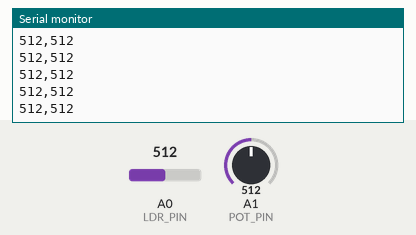
A sketch run on a simulated Arduino Uno, built with avr-gcc and run on an emulated ATmega328P. On the bench: the last lines printed to the serial monitor. Inputs (shaded band) come from the test bench; at power-on: A0 (LDR_PIN) = 512, A1 (POT_PIN) = 512.

Above: at 1.2 s.
1.3 s: A0 (LDR_PIN) set to 716
At 1.31 s:
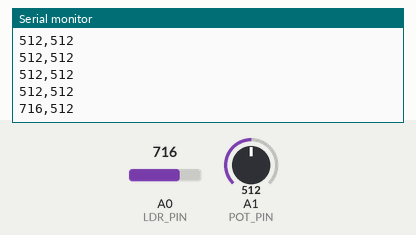
2.8 s: A1 (POT_PIN) set to 716
At 2.82 s:
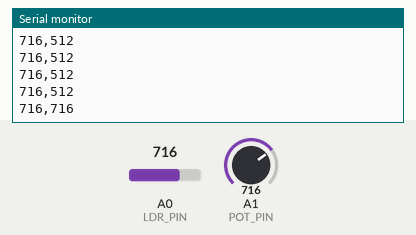
4.3 s: A0 (LDR_PIN) set to 900
At 4.33 s:
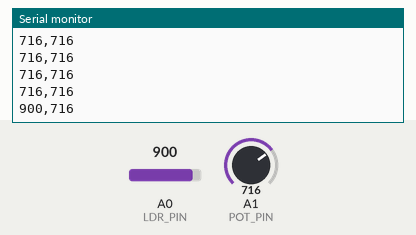
5.8 s: A1 (POT_PIN) set to 900
At 5.84 s:
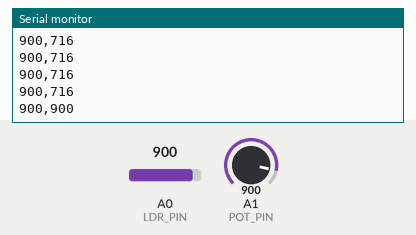
Timing chart, 0 to 8.3 s (numbered marks = the images above; inputs shaded):
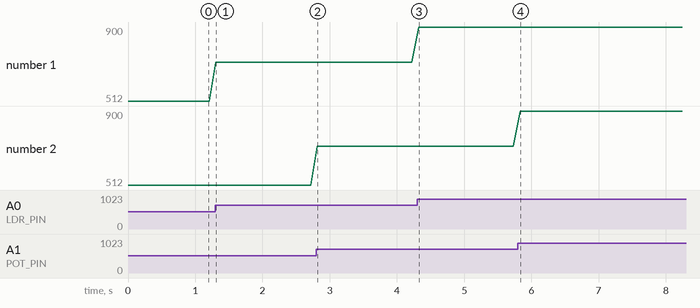

The sketch:

sketch_mar13a.ino
```cpp
// Define the LDR and potentiometer pins
const int LDR_PIN = A0;
const int POT_PIN = A1;

void setup() {
  // Initialize serial communication
  Serial.begin(9600);
}

void loop() {
  // Read the values of the LDR and potentiometer
  int ldrValue = analogRead(LDR_PIN);
  int potValue = analogRead(POT_PIN);

  // Send the values to the serial monitor as a single string separated by a comma
  Serial.print(ldrValue);
  Serial.print(",");
  Serial.println(potValue);

  // Delay for a short period of time to avoid reading the sensors too frequently
  delay(100);
}
```

Measured:
- after the input at 1.3 s, the serial monitor: prints a new line at once (image 1)
- after the input at 2.8 s, the serial monitor: prints a new line at once (image 2)
- after the input at 4.3 s, the serial monitor: prints a new line at once (image 3)
- after the input at 5.8 s, the serial monitor: prints a new line at once (image 4)
- plotted number 1: 512 → 716 after the input at 1.3 s, 716 → 900 after the input at 4.3 s
